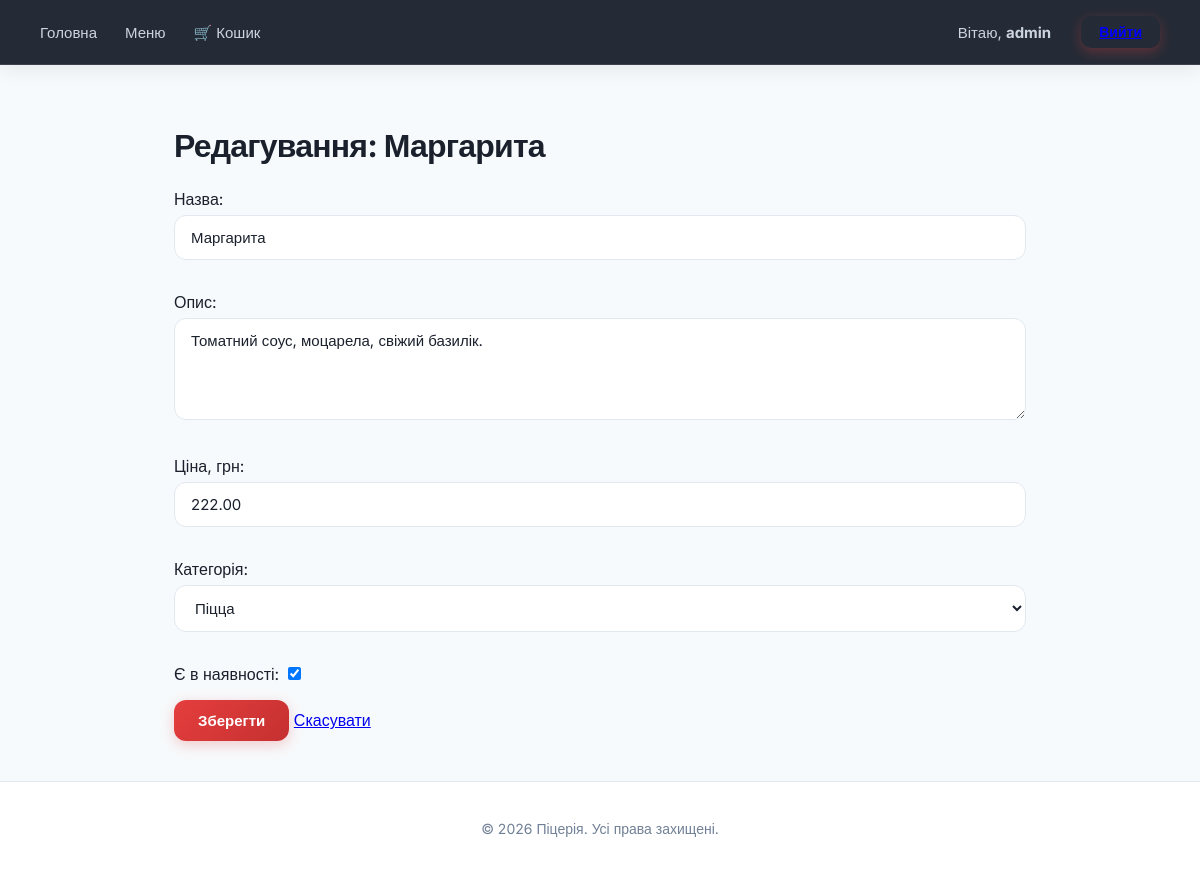
The page /menu/3/edit (signed in) on the database its author committed.
### menu/models.py (models this page shows, shortened)
class Dish(models.Model):
    name = models.CharField("Назва", max_length=150)
    description = models.TextField("Опис", blank=True)
    price = models.DecimalField("Ціна, грн", max_digits=7, decimal_places=2)
    category = models.ForeignKey(
        Category,
        on_delete=models.CASCADE,
        related_name="dishes",
        verbose_name="Категорія"
    )
    is_available = models.BooleanField("Є в наявності",default=True)
    created_at = models.DateTimeField("Додано" ,auto_now_add=True)
    class Meta:
        verbose_name = "Страва"
        verbose_name_plural = "Страви"
        ordering = ["name"]

class Category(models.Model):
    name = models.CharField("Назва", max_length=100)
    class Meta:
        verbose_name = "Категорія"
        verbose_name_plural = "Категорії"
    def __str__(self):
        return self.name

### menu/views.py (the view)
# urls.py: path('menu/<int:dish_id>/edit', views.dish_update, name='dish_update'),
@login_required
def dish_update(request, dish_id):
    dish = get_object_or_404(Dish, id=dish_id)
    if request.method == "POST":
        form = DishForm(request.POST, instance=dish)
        if form.is_valid():
            form.save()
            messages.success(request, "Dish updated successfully")
            return redirect("menu:dish_detail", dish_id=dish.id)
    else:
        form = DishForm(instance=dish)
    return render(request, "menu/dish_form.html", {"form": form, "title": f"Редагування: {dish.name}"})

### menu/forms.py
class DishForm(forms.ModelForm):
    class Meta:
        model = Dish
        fields = ["name", "description", "price", "category", "is_available"]
        widgets = {
            "description": forms.Textarea(attrs={"rows": 4}),
        }

### menu/templates/menu/dish_form.html (shortened to what this page needs)
{% extends "menu/base.html" %}
{% block content %}
    <h1>{{ title }}</h1>
    <form method="post">
        {{ form.as_p }}
        <button type="submit">Зберегти</button>
        <a href="{% url "menu:menu_list" %}">Скасувати</a>
    </form>
{% endblock %}

### menu/templates/menu/base.html (shortened to what this page needs)
<!DOCTYPE html>
<html lang="uk">
<head>
</head>
<body>
<nav>
    <a href="{% url 'menu:home' %}">Головна</a>
    <a href="{% url 'menu:menu_list' %}">Меню</a>
    <a href="{% url 'menu:cart_detail' %}">🛒 Кошик</a>
    <div class="nav-right">
        {% if user.is_authenticated %}
            <span>Вітаю, <strong>{{ user.username }}</strong></span>
            <form action="{% url 'accounts:logout' %}" method="post" style="display: inline; margin-left: 10px;">
    <button type="submit" style="background: none; border: none; color: blue; cursor: pointer; text-decoration: underline;">Вийти</button>
</form>
        {% else %}
            <a href="{% url 'accounts:login' %}">Увійти</a>
            <a href="{% url 'accounts:register' %}">Реєстрація</a>
        {% endif %}
    </div>
</nav>
<main>
    {% block content %}{% endblock %}
</main>
<footer>
    <p>&copy; 2026 Піцерія. Усі права захищені.</p>
</footer>
</body>
</html>

### menu/templates/menu/base.html (style rules this page uses)
:root { --primary: #e53e3e; --primary-hover: #c53030; --primary-light: #fff5f5; --accent: #dd6b20; --bg-color: #f7fafc; --card-bg: #ffffff; --text-main: #1a202c; --text-muted: #718096; --border-color: #e2e8f0; --radius: 14px; --shadow-sm: 0 1px 3px rgba(0,0,0,0.05), 0 1px 2px rgba(0,0,0,0.1); --shadow-md: 0 10px 15px -3px rgba(0,0,0,0.07), 0 4px 6px -2px rgba(0,0,0,0.04); --shadow-lg: 0 20px 25px -5px rgba(0,0,0,0.1), 0 10px 10px -5px rgba(0,0,0,0.04); }
* { box-sizing: border-box; }
body { font-family: 'Inter', sans-serif; margin: 0; background-color: var(--bg-color); color: var(--text-main); -webkit-font-smoothing: antialiased; min-height: 100vh; display: flex; flex-direction: column; }
nav { background: rgba(26, 32, 44, 0.95); backdrop-filter: blur(10px); padding: 16px 40px; display: flex; align-items: center; position: sticky; top: 0; z-index: 1000; box-shadow: 0 4px 20px rgba(0, 0, 0, 0.08); border-bottom: 1px solid rgba(255, 255, 255, 0.1); }
nav a { color: #cbd5e0; text-decoration: none; margin-right: 28px; font-weight: 500; font-size: 15px; transition: all 0.2s ease; }
.nav-right { margin-left: auto; color: #cbd5e0; display: flex; align-items: center; gap: 20px; font-size: 15px; }
.nav-right form { margin: 0; }
.nav-right button { background: var(--primary); border: none; color: white; padding: 8px 18px; border-radius: 10px; cursor: pointer; font-weight: 600; font-size: 14px; transition: all 0.2s ease; box-shadow: 0 4px 12px rgba(229, 62, 62, 0.3); }
main { max-width: 900px; width: 100%; margin: 40px auto; padding: 0 24px; flex: 1; }
h1, h2, h3 { color: #1a202c; font-weight: 700; letter-spacing: -0.025em; }
h1 { font-size: 2rem; margin-bottom: 24px; }
button:not(nav button), input[type="submit"], .btn { background: linear-gradient(135deg, var(--primary) 0%, #c53030 100%); color: white; border: none; padding: 12px 24px; border-radius: 12px; font-weight: 600; font-size: 15px; cursor: pointer; transition: all 0.2s ease; box-shadow: 0 4px 14px rgba(229, 62, 62, 0.25); display: inline-block; text-decoration: none; text-align: center; }
input[type="text"], input[type="password"], input[type="email"], input[type="number"], textarea, select { width: 100%; padding: 12px 16px; border: 1.5px solid var(--border-color); border-radius: 12px; font-family: 'Inter', sans-serif; font-size: 15px; background: #ffffff; color: var(--text-main); transition: all 0.2s ease; margin-top: 6px; margin-bottom: 16px; }
footer { text-align: center; padding: 24px; color: var(--text-muted); font-size: 14px; border-top: 1px solid var(--border-color); margin-top: auto; background: white; }

### rows shown on the page
Dish: name "Маргарита", description "Томатний соус, моцарела, свіжий базилік.", price "222.00", category "Піцца", is_available "☑"

### other values the page prints
{{ user.username }} "admin"
{{ title }} "Редагування: Маргарита"
